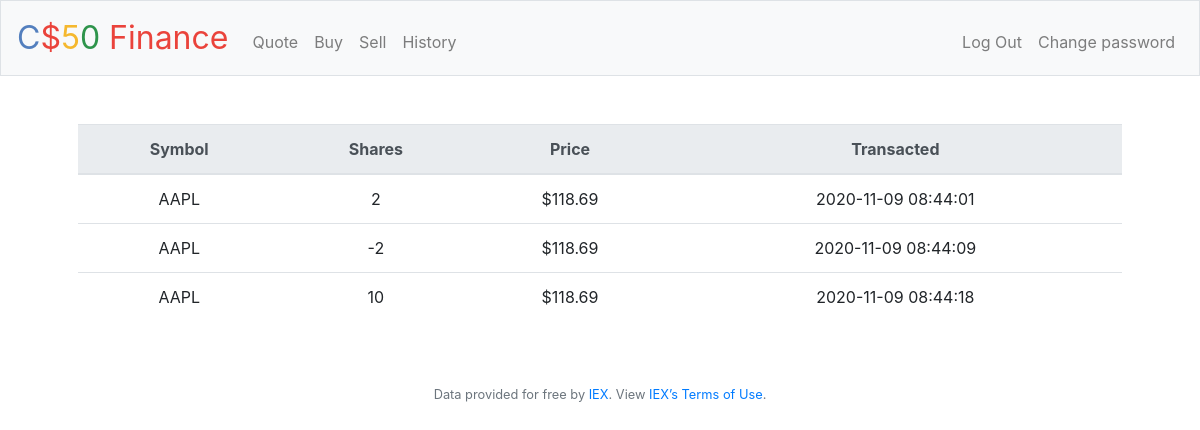
Page /history (signed in) on the earlier database version.
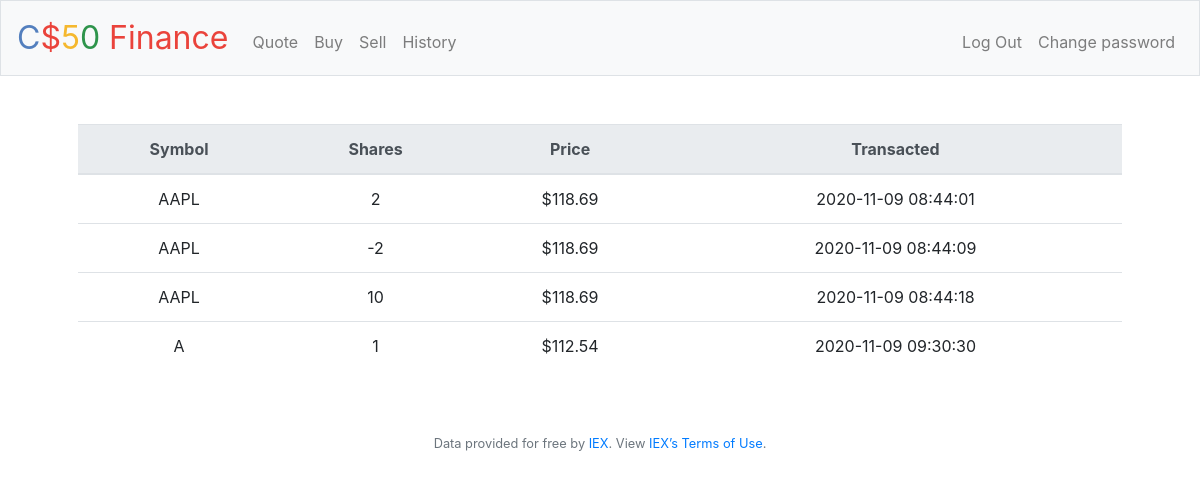
Same page on the later database version.
### tables this page shows
CREATE TABLE 'history' ('sellID' INTEGER PRIMARY KEY AUTOINCREMENT NOT NULL UNIQUE,
                                    'stockSymbol' TEXT NOT NULL,
                                    'name' TEXT NOT NULL,
                                    'shares' TEXT NOT NULL,
                                    'price' INTEGER NOT NULL,
                                    'timestamp' NOT NULL DEFAULT CURRENT_TIMESTAMP,
                                    'id' INTEGER NOT NULL,
                                    FOREIGN KEY(id) REFERENCES users(id));

### application.py (the view)
@app.route("/history")
@login_required
def history():
    history = db.execute("SELECT * FROM history WHERE id = :id", id=session["user_id"])
    return render_template("history.html", history=history)

### application.py (called while the page is built)
@app.after_request
def after_request(response):
    response.headers["Cache-Control"] = "no-cache, no-store, must-revalidate"
    response.headers["Expires"] = 0
    response.headers["Pragma"] = "no-cache"
    return response

### helpers.py (called while the page is built)
def login_required(f):
    @wraps(f)
    def decorated_function(*args, **kwargs):
        if session.get("user_id") is None:
            return redirect("/login")
        return f(*args, **kwargs)
    return decorated_function

### templates/history.html (shortened to what this page needs)
{% extends "layout.html" %}
{% block main %}
<table class="table">
    <thead class="thead-light">
      <tr>
        <th scope="col">Symbol</th>
        <th scope="col">Shares</th>
        <th scope="col">Price</th>
        <th scope="col">Transacted</th>
      </tr>
    </thead>
    <tbody>
            {% for stock in history %}
            <tr>
                <td>{{ stock.stockSymbol }}</td>
                <td>{{ stock.shares }}</td>
                <td>{{ "$%.2f"|format(stock.price) }}</td>
                <td>{{ stock.timestamp }}</td>
            </tr>
            {% endfor %}
    </tbody>
  </table>
{% endblock main %}

### templates/layout.html (shortened to what this page needs)
<!DOCTYPE html>
<html lang="en">
    <head>
        <link href="https://maxcdn.bootstrapcdn.com/bootstrap/4.1.3/css/bootstrap.min.css" rel="stylesheet">
        <link href="/static/styles.css" rel="stylesheet">
    </head>
    <body>
        <nav class="navbar navbar-expand-md navbar-light bg-light border">
            <a class="navbar-brand" href="/"><span class="blue">C</span><span class="red">$</span><span class="yellow">5</span><span class="green">0</span> <span class="red">Finance</span></a>
            <div class="collapse navbar-collapse" id="navbar">
                {% if session.user_id %}
                    <ul class="navbar-nav mr-auto mt-2">
                        <li class="nav-item"><a class="nav-link" href="/quote">Quote</a></li>
                        <li class="nav-item"><a class="nav-link" href="/buy">Buy</a></li>
                        <li class="nav-item"><a class="nav-link" href="/sell">Sell</a></li>
                        <li class="nav-item"><a class="nav-link" href="/history">History</a></li>
                    </ul>
                    <ul class="navbar-nav ml-auto mt-2">
                        <li class="nav-item"><a class="nav-link" href="/logout">Log Out</a></li>
                        <li class="nav-item"><a class="nav-link" href="/password">Change password</a></li>
                    </ul>
                {% else %}
                    <ul class="navbar-nav ml-auto mt-2">
                        <li class="nav-item"><a class="nav-link" href="/register">Register</a></li>
                        <li class="nav-item"><a class="nav-link" href="/login">Log In</a></li>
                    </ul>
                {% endif %}
            </div>
        </nav>
        <main class="container p-5">
            {% block main %}{% endblock %}
        </main>
        <footer class="small text-center text-muted">
            Data provided for free by <a href="https://iextrading.com/developer">IEX</a>. View <a href="https://iextrading.com/api-exhibit-a/">IEX’s Terms of Use</a>.
        </footer>
    </body>
</html>

### static/styles.css (style rules this page uses)
nav .navbar-brand { font-size: xx-large; }
nav .navbar-brand .blue { color: #537fbe; }
nav .navbar-brand .red { color: #ea433b; }
nav .navbar-brand .yellow { color: #f5b82e; }
nav .navbar-brand .green { color: #2e944b; }
main { overflow-x: auto; text-align: center; }

Differences in the rows shown:
added history: stockSymbol "A", shares "1", price "$112.54", timestamp "2020-11-09 09:30:30"
